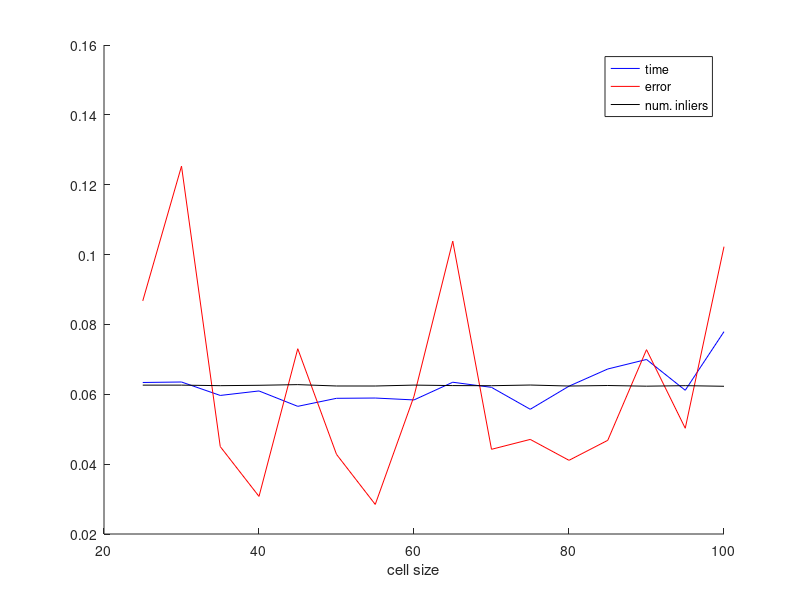
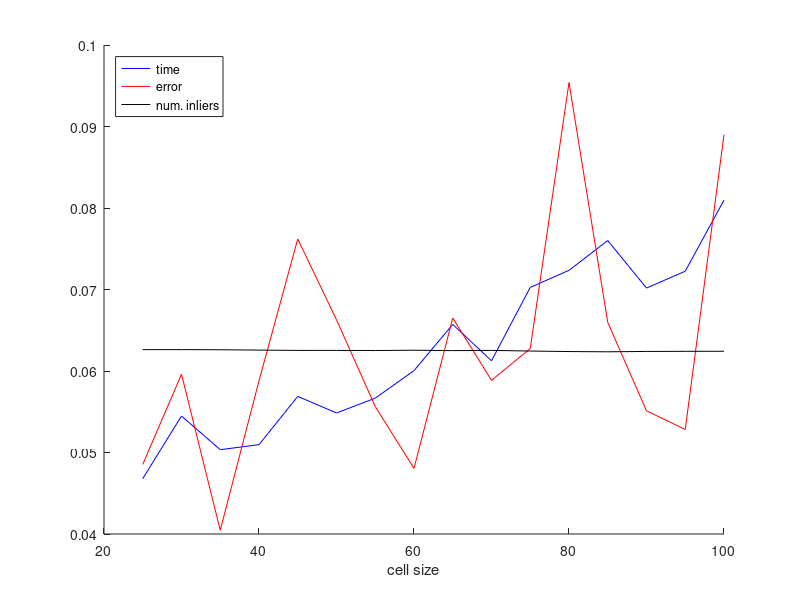

MATLAB code to generate these figures, in order:
close all

% 200 for each 12
h = [ ...
    25 15135 12.9808 118.588
30 15168 18.7553 118.588
35 14249 6.73852 118.299
40 14556 4.60419 118.5
45 13504 10.9318 118.863
50 14053 6.40573 118.125
55 14072 4.26045 118.114
60 13942 8.89507 118.603
65 15152 15.5418 118.345
70 14802 6.62225 118.275
75 13303 7.04623 118.646
80 14883 6.15035 118.104
85 16057 7.00713 118.381
90 16708 10.8916 118.025
95 14603 7.52456 118.3
100 18611 15.3053 117.972];

f = [ ...
    25 11743 1.18171 344.168
30 13672 1.45112 344.185
35 12635 0.98503 344.102
40 12790 1.43141 343.869
45 14276 1.85501 343.655
50 13766 1.61349 343.658
55 14221 1.35451 343.571
60 15070 1.16981 343.786
65 16492 1.61895 343.519
70 15372 1.43267 343.669
75 17632 1.52787 343.229
80 18158 2.32225 342.894
85 19075 1.60571 342.721
90 17612 1.3418 342.959
95 18131 1.28592 343.037
100 20320 2.16647 343.088];

    

h(:,2) = h(:,2) / sum(h(:,2));
h(:,3) = h(:,3) / sum(h(:,3));
h(:,4) = h(:,4) / sum(h(:,4));

f(:,2) = f(:,2) / sum(f(:,2));
f(:,3) = f(:,3) / sum(f(:,3));
f(:,4) = f(:,4) / sum(f(:,4));


figure;
hold on
plot (h(:,1), h(:,2), 'Color', 'blue');
plot (h(:,1), h(:,3), 'Color', 'red');
plot (h(:,1), h(:,4), 'Color', 'black');
xlabel('cell size')
legend({'time', 'error', 'num. inliers'},'Location','northeast')
hold off
print (gcf, 'nn1.jpg', '-dpng', '-r500');
close

figure;
hold on
plot (f(:,1), f(:,2), 'Color', 'blue');
plot (f(:,1), f(:,3), 'Color', 'red');
plot (f(:,1), f(:,4), 'Color', 'black');
xlabel('cell size')
legend({'time', 'error', 'num. inliers'},'Location','northwest')
hold off
print (gcf, 'nn2.jpg', '-dpng', '-r500');
close


